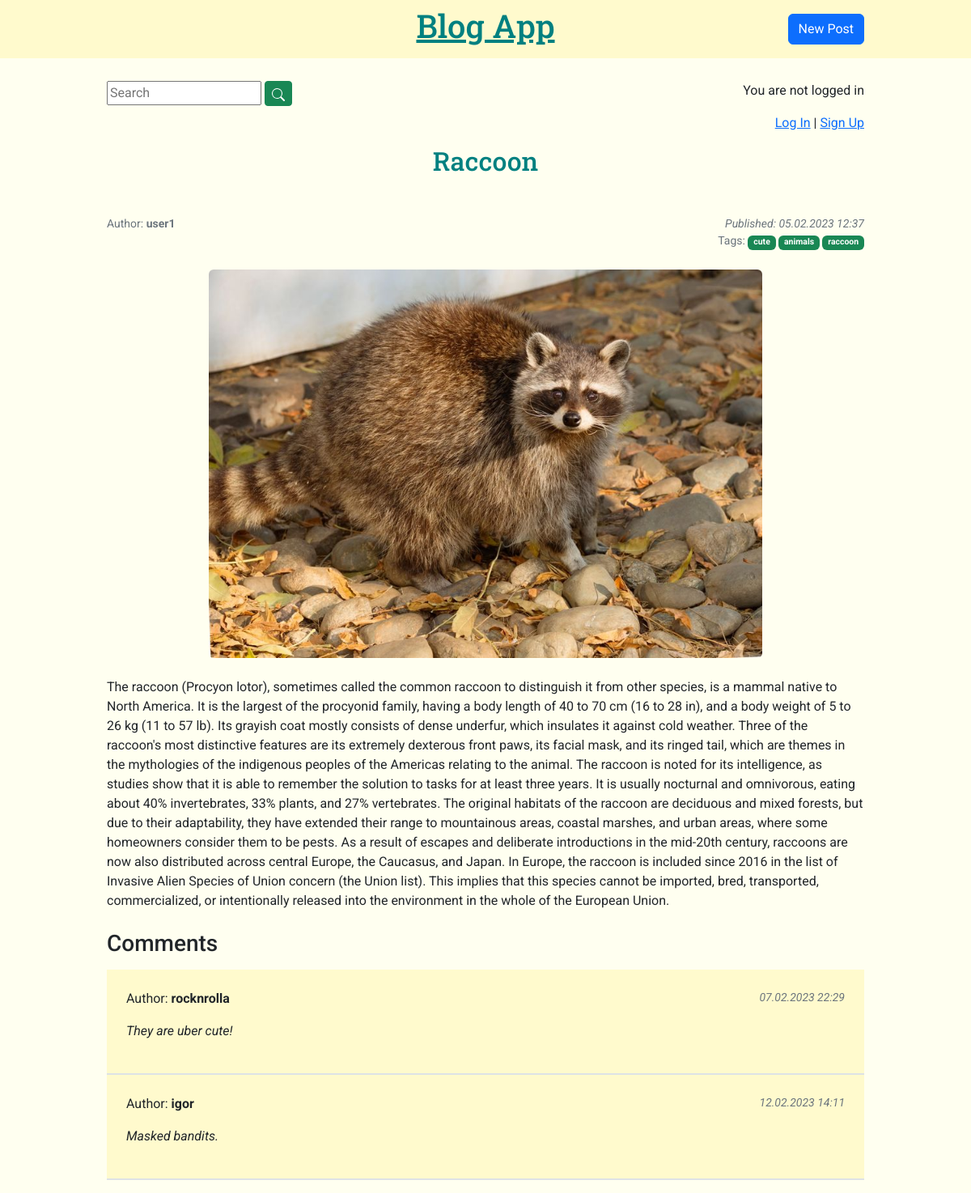
The app's page /blog_app/post/8/ with its own data.
### blog_app/models.py (models this page shows, shortened)
class Post(models.Model):
	title = models.CharField(max_length=200)
	author = models.ForeignKey("auth.user", on_delete=models.CASCADE) # many-to-one relationship
	date = models.DateTimeField(auto_now_add=True)
	text = models.TextField()
	img = models.ImageField(upload_to="images/", blank=True)
	slug = models.SlugField(unique=True, max_length=100, null=False, default="")
	tags = TaggableManager()
	favourites = models.ManyToManyField("auth.user", related_name="favourite", blank=True, default=None)

class Comment(models.Model):
	post = models.ForeignKey(Post, on_delete=models.CASCADE)
	author = models.ForeignKey("auth.user", on_delete=models.CASCADE)
	date = models.DateTimeField(auto_now_add=True)
	comment = models.TextField()
	def __str__(self) -> str:
		return self.comment

### blog_app/views.py (the view, shortened to what this page needs)
# urls.py: path("post/<int:pk>/", views.BlogDetailView.as_view(), name="post_detail"),
class BlogDetailView(View):
	def get(self, request, *args, **kwargs):
		view = CommentGet.as_view()
		return view(request, *args, **kwargs)

### blog_app/forms.py
class CommentForm(forms.ModelForm):
	class Meta:
		model = Comment
		fields = ["comment"]
		widgets = { # size of textarea field
			"comment": forms.Textarea(attrs={"rows": 4, "cols": 40})
		}

### blog_app/views.py (called while the page is built)
	def get_context_data(self, **kwargs):
		context = super().get_context_data(**kwargs)
		context["form"] = CommentForm()
		post = self.get_object()
		is_favor = False
		if post.favourites.filter(pk=self.request.user.pk).exists():
			is_favor = True
		context["is_favor"] = is_favor
		return context

### blog_app/templates/blog_app/post.html (shortened to what this page needs)
{% extends "blog_app/base.html" %}
{% block content %}
<div class="container post-entry my-container">
	<h2 class="text-center mb-5">{{ post.title }}</h2>
	<div class="d-flex">
		<p class="flex-fill text-secondary small mb-0">Author: <b>{{ post.author }}</b></p>
		<p class="flex-fill text-end text-secondary small mb-0"><i>Published: {{ post.date|date:"d.m.Y H:i" }}</i></p>
	</div>
	<p class="text-end text-secondary small">Tags:
		{% for tag in post.tags.all %}
		<a href="{% url 'tagged' tag.slug %}" class="badge bg-success text-decoration-none">{{ tag }}</a>
		{% endfor %}
	</p>
	{% if post.img %}
	<img src="{{ post.img.url }}" alt="{{ post.title }}" class="mx-auto d-block rounded mt-4 img-fluid post-img">
	{% endif %}
	<p class="mt-4">{{ post.text }}</p>
	<h3 class="mt-4 mb-3">Comments</h3>
	<div class="comments mb-3">
	{% for comment in post.comment_set.all %}
		<div class="comment-container p-4 border-bottom border-2">
			<div class="d-flex">
				<p class="flex-fill">Author: <b>{{ comment.author }}</b></p>
				<p class="flex-fill text-end text-secondary small"><i>{{ comment.date|date:"d.m.Y H:i" }}</i></p>
			</div>
			<p><i>{{ comment }}</i></p>
		</div>
	{% empty %}
		<p class="p-4 text-center text-secondary small"><i>No comments yet</i></p>
	{% endfor %}
	</div>
</div>
{% endblock content %}

### static/css/main.css (style rules this page uses)
body { font-family: "Roboto", sans-serif; background: ivory; }
header nav.navbar h1 a, .post-entry h2 { font-family: "Roboto Slab", serif; color: teal; }
.my-container { max-width: 960px; margin: auto; }
.post-img { max-height: 480px; }
.comments { background: lemonchiffon; }

### records on screen
Post: title "Raccoon", author "user1", date "05.02.2023 12:37", img (picture), text "The raccoon (Procyon lotor), sometimes called the common raccoon to distinguish it from other species, is a mammal native to North America. It is the largest of the procyonid family, having a body length of 40 to 70 cm (16 to 28 in), and a body weight of 5 to 26 kg (11 to 57 lb). Its grayish coat mostly consists of dense underfur, which insulates it against cold weather. Three of the raccoon's most distinctive features are its extremely dexterous front paws, its facial mask, and its ringed tail, which are themes in the mythologies of the indigenous peoples of the Americas relating to the animal. The raccoon is noted for its intelligence, as studies show that it is able to remember the…"
Tag: name "cute"
Tag: name "animals"
Tag: name "raccoon"
Comment: author "rocknrolla", date "07.02.2023 22:29", comment "They are uber cute!"
Comment: author "igor", date "12.02.2023 14:11", comment "Masked bandits."
